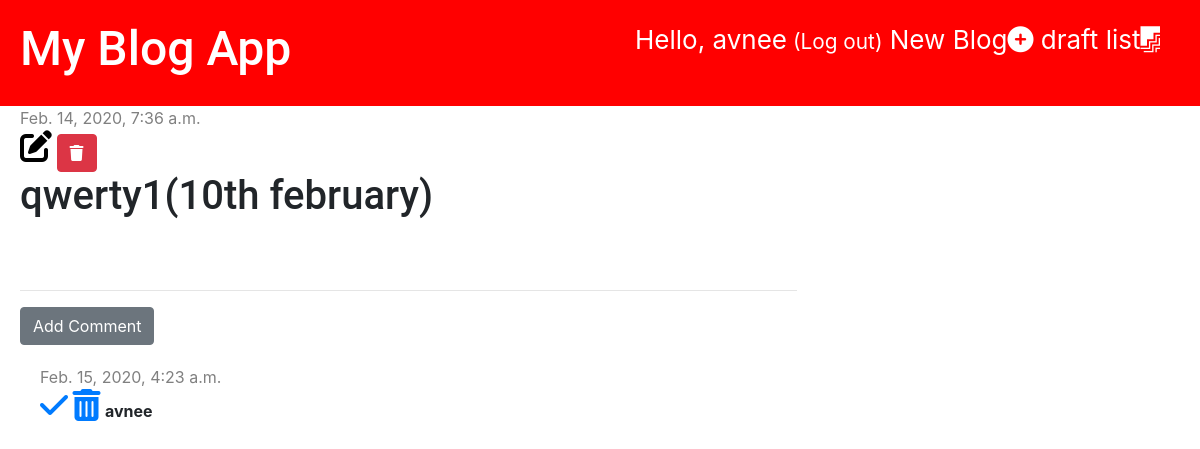
/post/2 (signed in), run on an earlier commit of the app's database.
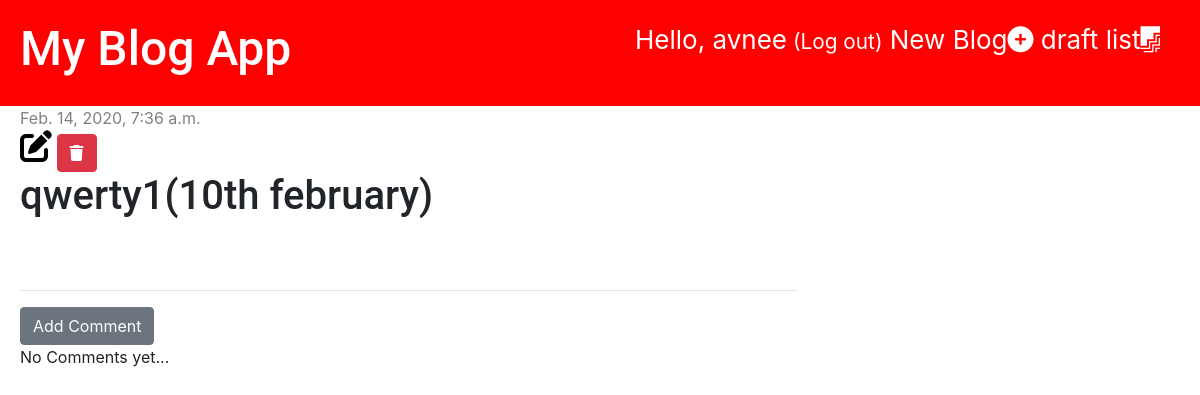
And on a later commit of the database.
### my_site/models.py (models this page shows, shortened)
class Comment(models.Model):
    post = models.ForeignKey('my_site.Post',on_delete=models.CASCADE,related_name='comments')
    author = models.CharField(max_length=200)
    text= models.TextField()
    created_date = models.DateTimeField(default=timezone.now)
    approved = models.BooleanField(default=False)

### my_site/views.py (the view)
# urls.py: path('post/<int:pk>',views.post_detail,name='post_detail'),
def post_detail(request,pk):
    post=get_object_or_404(Post, pk=pk)
    stuff_for_frontend = {'post': post}
    return render(request,'my_site/post_detail.html',stuff_for_frontend)

### my_site/templatetags/markdownify.py (called while the page is built)
@register.filter
def markdown(value):
    renderer = HighlightRenderer()
    markdown = mistune.Markdown(renderer=renderer)
    return markdown(value)

### templates/my_site/post_detail.html (shortened to what this page needs)
{% extends 'base.html' %}
{% load markdownify %}
{% block content %}
    <div class="post">
        {% if post.published_date %}
            <div class="date">
                {{ post.published_date }}
            </div>
        {% else %}
            <a href="{% url 'post_publish' pk=post.pk %}" class="btn btn-primary">Publish</a>
        {% endif %}
        {% if user.is_authenticated %}
            <a href="{% url 'post_edit' pk=post.pk %}"><i class="fas fa-edit fa-2x" style="color: #000000"></i></a>
        {% endif %}
        <a href="{% url 'post_delete' pk=post.pk %}" class="btn btn-danger"
           onclick="return confirm('Are u sure u want to delete this post')">
            <i class="fas fa-trash"></i>
        </a>
        <h1>{{ post.title }}</h1>
    </div>
    <hr>
    <a href="{% url 'add_comment' pk=post.pk %}" class="btn btn-secondary">Add Comment</a>
    {% for comment in post.comments.all %}
        {% if user.is_authenticated or comment.approved %}
            <div class="comment">
                <div class="date">
                    {{ comment.created_date }}
                </div>
                {% if not comment.approved and user.is_superuser %}
                    <a href="{% url 'approve_comment' pk=comment.pk %}"><i class="fas fa-check fa-2x"></i></a>
                    <a href="{% url 'remove_comment' pk=comment.pk %}"><i class="fas fa-trash-alt fa-2x"></i></a>
                {% endif %}
                <strong>{{ comment.author }}</strong>
            </div>
        {% endif %}
    {% empty %}
        <p>No Comments yet...</p>
    {% endfor %}
{% endblock %}

What changed in the data, as far as the page shows it:
removed Comment: created_date "Feb. 15, 2020, 4:23 a.m.", approved False (drawn), author "avnee"
Also different on the page:
text now shown: "No Comments yet..."
